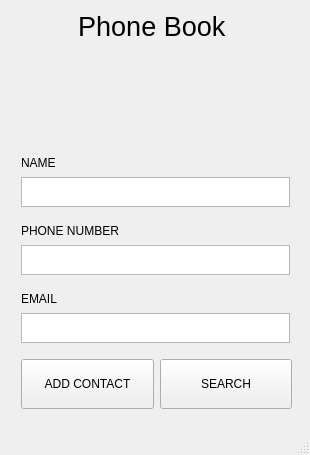
<?xml version="1.0" encoding="UTF-8"?>
<ui version="4.0">
 <class>MainWindow</class>
 <widget class="QMainWindow" name="MainWindow">
  <property name="geometry">
   <rect>
    <x>0</x>
    <y>0</y>
    <width>310</width>
    <height>455</height>
   </rect>
  </property>
  <property name="sizePolicy">
   <sizepolicy hsizetype="Fixed" vsizetype="Fixed">
    <horstretch>0</horstretch>
    <verstretch>0</verstretch>
   </sizepolicy>
  </property>
  <property name="minimumSize">
   <size>
    <width>310</width>
    <height>455</height>
   </size>
  </property>
  <property name="maximumSize">
   <size>
    <width>310</width>
    <height>455</height>
   </size>
  </property>
  <property name="windowTitle">
   <string>HOTWHEELS PHONEBOOK</string>
  </property>
  <property name="styleSheet">
   <string notr="true">gridline-color: rgb(255, 255, 255);</string>
  </property>
  <widget class="QWidget" name="centralwidget">
   <widget class="QLabel" name="label_5">
    <property name="geometry">
     <rect>
      <x>100</x>
      <y>50</y>
      <width>100</width>
      <height>100</height>
     </rect>
    </property>
    <property name="minimumSize">
     <size>
      <width>100</width>
      <height>100</height>
     </size>
    </property>
    <property name="maximumSize">
     <size>
      <width>0</width>
      <height>0</height>
     </size>
    </property>
    <property name="sizeIncrement">
     <size>
      <width>0</width>
      <height>0</height>
     </size>
    </property>
    <property name="baseSize">
     <size>
      <width>0</width>
      <height>0</height>
     </size>
    </property>
    <property name="text">
     <string/>
    </property>
    <property name="pixmap">
     <pixmap resource="Images.qrc">:/contact-book_1.png</pixmap>
    </property>
    <property name="scaledContents">
     <bool>true</bool>
    </property>
    <property name="alignment">
     <set>Qt::AlignmentFlag::AlignCenter</set>
    </property>
   </widget>
   <widget class="QLabel" name="label_4">
    <property name="geometry">
     <rect>
      <x>21</x>
      <y>290</y>
      <width>44</width>
      <height>17</height>
     </rect>
    </property>
    <property name="text">
     <string>EMAIL</string>
    </property>
    <property name="alignment">
     <set>Qt::AlignmentFlag::AlignLeading|Qt::AlignmentFlag::AlignLeft|Qt::AlignmentFlag::AlignVCenter</set>
    </property>
   </widget>
   <widget class="QTextEdit" name="text_email">
    <property name="geometry">
     <rect>
      <x>21</x>
      <y>313</y>
      <width>269</width>
      <height>30</height>
     </rect>
    </property>
    <property name="minimumSize">
     <size>
      <width>0</width>
      <height>30</height>
     </size>
    </property>
    <property name="maximumSize">
     <size>
      <width>16777215</width>
      <height>30</height>
     </size>
    </property>
   </widget>
   <widget class="QTextEdit" name="text_name">
    <property name="geometry">
     <rect>
      <x>21</x>
      <y>177</y>
      <width>269</width>
      <height>30</height>
     </rect>
    </property>
    <property name="minimumSize">
     <size>
      <width>0</width>
      <height>30</height>
     </size>
    </property>
    <property name="maximumSize">
     <size>
      <width>16777215</width>
      <height>30</height>
     </size>
    </property>
    <property name="lineWidth">
     <number>2</number>
    </property>
   </widget>
   <widget class="QTextEdit" name="text_number">
    <property name="geometry">
     <rect>
      <x>21</x>
      <y>245</y>
      <width>269</width>
      <height>30</height>
     </rect>
    </property>
    <property name="minimumSize">
     <size>
      <width>0</width>
      <height>30</height>
     </size>
    </property>
    <property name="maximumSize">
     <size>
      <width>16777215</width>
      <height>30</height>
     </size>
    </property>
   </widget>
   <widget class="QLabel" name="label_2">
    <property name="geometry">
     <rect>
      <x>21</x>
      <y>154</y>
      <width>43</width>
      <height>17</height>
     </rect>
    </property>
    <property name="text">
     <string>NAME</string>
    </property>
    <property name="alignment">
     <set>Qt::AlignmentFlag::AlignLeading|Qt::AlignmentFlag::AlignLeft|Qt::AlignmentFlag::AlignVCenter</set>
    </property>
   </widget>
   <widget class="QWidget" name="layoutWidget">
    <property name="geometry">
     <rect>
      <x>21</x>
      <y>358</y>
      <width>271</width>
      <height>52</height>
     </rect>
    </property>
    <layout class="QHBoxLayout" name="horizontalLayout">
     <item>
      <widget class="QPushButton" name="btn_add">
       <property name="minimumSize">
        <size>
         <width>0</width>
         <height>50</height>
        </size>
       </property>
       <property name="maximumSize">
        <size>
         <width>16777215</width>
         <height>50</height>
        </size>
       </property>
       <property name="text">
        <string>ADD CONTACT</string>
       </property>
      </widget>
     </item>
     <item>
      <widget class="QPushButton" name="btn_search">
       <property name="minimumSize">
        <size>
         <width>0</width>
         <height>50</height>
        </size>
       </property>
       <property name="maximumSize">
        <size>
         <width>1000</width>
         <height>50</height>
        </size>
       </property>
       <property name="focusPolicy">
        <enum>Qt::FocusPolicy::StrongFocus</enum>
       </property>
       <property name="text">
        <string>SEARCH</string>
       </property>
      </widget>
     </item>
    </layout>
   </widget>
   <widget class="QLabel" name="label">
    <property name="geometry">
     <rect>
      <x>20</x>
      <y>11</y>
      <width>271</width>
      <height>31</height>
     </rect>
    </property>
    <property name="font">
     <font>
      <pointsize>20</pointsize>
     </font>
    </property>
    <property name="tabletTracking">
     <bool>false</bool>
    </property>
    <property name="autoFillBackground">
     <bool>false</bool>
    </property>
    <property name="text">
     <string>Phone Book </string>
    </property>
    <property name="alignment">
     <set>Qt::AlignmentFlag::AlignCenter</set>
    </property>
   </widget>
   <widget class="QLabel" name="label_3">
    <property name="geometry">
     <rect>
      <x>21</x>
      <y>222</y>
      <width>118</width>
      <height>17</height>
     </rect>
    </property>
    <property name="text">
     <string>PHONE NUMBER</string>
    </property>
    <property name="alignment">
     <set>Qt::AlignmentFlag::AlignLeading|Qt::AlignmentFlag::AlignLeft|Qt::AlignmentFlag::AlignVCenter</set>
    </property>
   </widget>
  </widget>
  <widget class="QMenuBar" name="menubar">
   <property name="geometry">
    <rect>
     <x>0</x>
     <y>0</y>
     <width>310</width>
     <height>22</height>
    </rect>
   </property>
  </widget>
  <widget class="QStatusBar" name="statusbar"/>
 </widget>
 <resources>
  <include location="Images.qrc"/>
 </resources>
 <connections/>
</ui>
